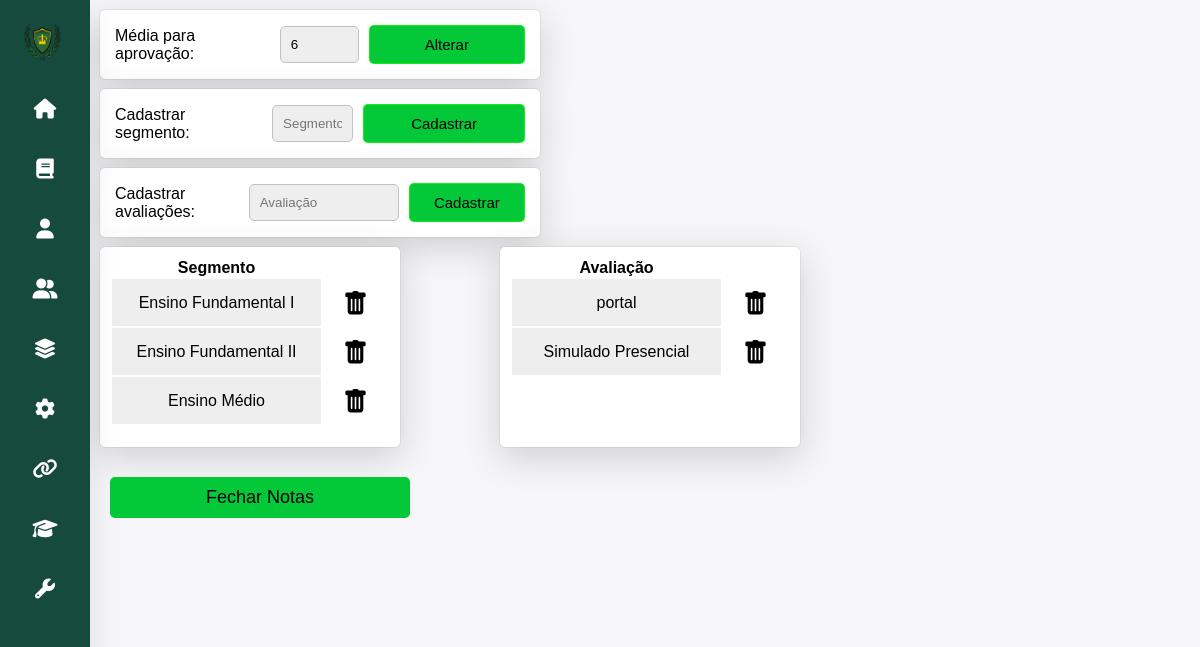
Before: /escola/admin/ajustes/ajustes.php (signed in) with the older database file.
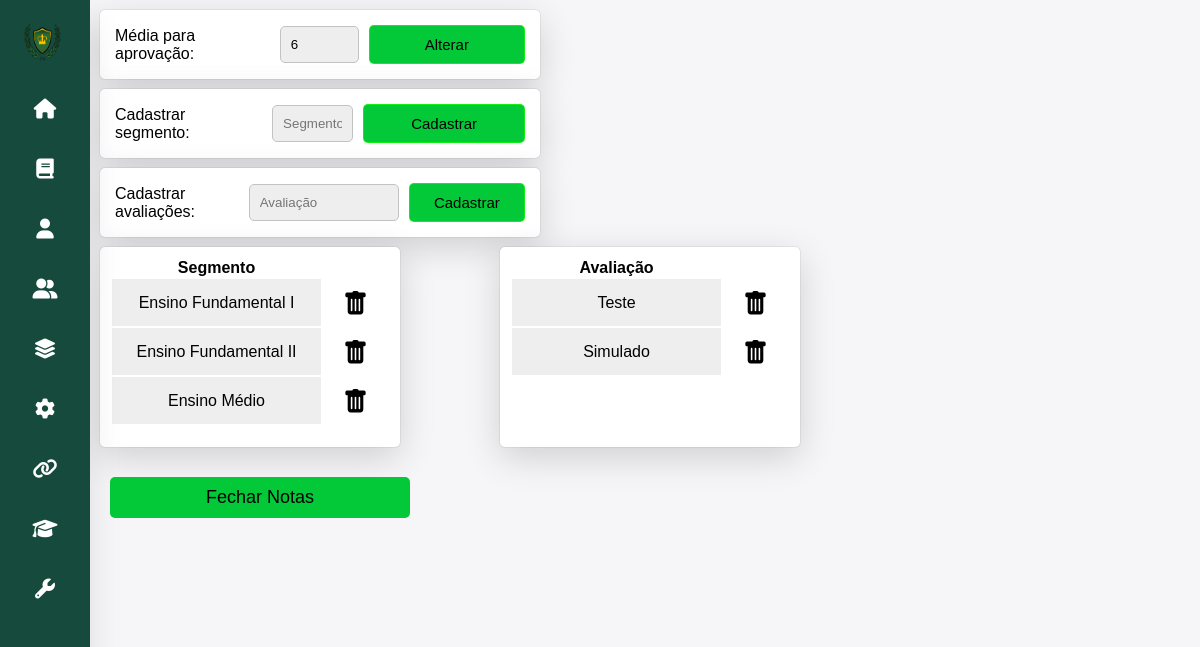
After: the same page with the newer database file.
### tables this page shows
CREATE TABLE `segmentos` (
  `id` int(50) NOT NULL,
  `segmento` char(35) NOT NULL
);

CREATE TABLE `avaliacoes` (
  `id` int(8) NOT NULL,
  `avaliacao` char(25) NOT NULL
);

### escola/admin/ajustes/ajustes.php (the view, shortened to what this page needs)
<?php
    require '../../connect/connect.php';
?>
<!DOCTYPE html>
<html lang="pt-BR">
<head>
    <link rel="stylesheet" href="ajustes.css">
</head>
<body>
    <?php
        require "../functions/navbar.php";
    ?>
    <div class="box" id="box">
        <form method="POST" action="editmedia.php" id='formmedia'>
             <div class="boxmedia">
                <?php
                    $sql_verify = "SELECT * FROM media;";
                    $result = mysqli_query($conn, $sql_verify);
                    if(mysqli_num_rows($result) > 0){
                        $media = mysqli_fetch_assoc($result);
                        echo "Média para aprovação: ";
                        echo "<input type='text' value='". $media['media'] ."' name='media' required='true'>";
                    }
                    else{
                        $insert = "INSERT INTO media (id, media) VALUES ('1', '6');";
                        mysqli_query($conn, $insert);
                        echo "Média para aprovação: ";
                        echo "<input type='text' value='6' name='media' required='true'>";
                    }
                ?>
                <button type='submit'>Alterar</button>
             </div>
        </form>
        <form action="criarsegmento.php" method='POST' id='formsegmento'>
            <div class="boxsegmentos">
                <span>Cadastrar segmento:</span>
                <input type="text" name='segmento' placeholder="Segmento" required='true' maxlength='35'>
                <button>Cadastrar</button>
            </div>
        </form>
        <form action="criaravaliacao.php" method='POST' id='formsegmento'>
            <div class="boxsegmentos">
                <span>Cadastrar avaliações:</span>
                <input type="text" name='avaliacao' id='avaliacao' placeholder="Avaliação" required='true' maxlength='25'>
                <button id='avaliacaoButton'>Cadastrar</button>
            </div>
        </form>
        <div class="boxtable">
            <?php
                $sql_verify = "SELECT * FROM segmentos;";
                $result_verify = mysqli_query($conn, $sql_verify);
                if(mysqli_num_rows($result_verify) > 0){
                    echo "<table class='scrollable-table'>";
                    echo "<tr class='titletr'><th class='title'>Segmento</th></tr>";
                    while($row = mysqli_fetch_assoc($result_verify)){
                        echo "<tr>";
                        echo "<td class='segmentotd'>";
                        echo $row['segmento'];
                        echo "</td>";
                        echo "<td class='delete'>";
                        echo '<a href="ajustes.php?delete='. $row['id'] .'&popup=true"><svg xmlns="http://www.w3.org/2000/svg" width="25" height="25" fill="currentColor" class="bi bi-trash-fill" viewBox="0 0 16 16">
                        <path d="M2.5 1a1 1 0 0 0-1 1v1a1 1 0 0 0 1 1H3v9a2 2 0 0 0 2 2h6a2 2 0 0 0 2-2V4h.5a1 1 0 0 0 1-1V2a1 1 0 0 0-1-1H10a1 1 0 0 0-1-1H7a1 1 0 0 0-1 1H2.5zm3 4a.5.5 0 0 1 .5.5v7a.5.5 0 0 1-1 0v-7a.5.5 0 0 1 .5-.5zM8 5a.5.5 0 0 1 .5.5v7a.5.5 0 0 1-1 0v-7A.5.5 0 0 1 8 5zm3 .5v7a.5.5 0 0 1-1 0v-7a.5.5 0 0 1 1 0z"/>
                    </svg></a>';
                        echo "</td>";
                        echo "</tr>";
                    }
                    echo "</table>";
                }
            ?>
            <?php
                $sql_verifyavaliacao = "SELECT * FROM avaliacoes;";
                $result_avaliacao = mysqli_query($conn, $sql_verifyavaliacao);
                if(mysqli_num_rows($result_avaliacao) > 0){
                    echo "<table class='scrollable-table' id='table2'>";
                    echo "<tr class='titletr'><th class='title'>Avaliação</th></tr>";
                    while($row_avaliacao = mysqli_fetch_assoc($result_avaliacao)){
                        echo "<tr>";
                        echo "<td class='segmentotd'>";
                        echo $row_avaliacao['avaliacao'];
                        echo "</td>";
                        echo "<td class='delete'>";
                        echo '<a href="ajustes.php?deleteavaliacao='. $row_avaliacao['id'] .'&popup=true"><svg xmlns="http://www.w3.org/2000/svg" width="25" height="25" fill="currentColor" class="bi bi-trash-fill" viewBox="0 0 16 16">
                        <path d="M2.5 1a1 1 0 0 0-1 1v1a1 1 0 0 0 1 1H3v9a2 2 0 0 0 2 2h6a2 2 0 0 0 2-2V4h.5a1 1 0 0 0 1-1V2a1 1 0 0 0-1-1H10a1 1 0 0 0-1-1H7a1 1 0 0 0-1 1H2.5zm3 4a.5.5 0 0 1 .5.5v7a.5.5 0 0 1-1 0v-7a.5.5 0 0 1 .5-.5zM8 5a.5.5 0 0 1 .5.5v7a.5.5 0 0 1-1 0v-7A.5.5 0 0 1 8 5zm3 .5v7a.5.5 0 0 1-1 0v-7a.5.5 0 0 1 1 0z"/>
                    </svg></a>';
                        echo "</tr>";
                    }
                    echo "</table>";
                }
            ?>
        </div>
    <div class="buttons-nota">
        <a href="ajustes.php?popup=true&fecharnotas=true">Fechar Notas</a>
    </div>
    </div>
</body>
</html>

Changed rows visible on the page:
removed avaliacoes: avaliacao "portal"
removed avaliacoes: avaliacao "Simulado Presencial"
added avaliacoes: avaliacao "Teste"
added avaliacoes: avaliacao "Simulado"
